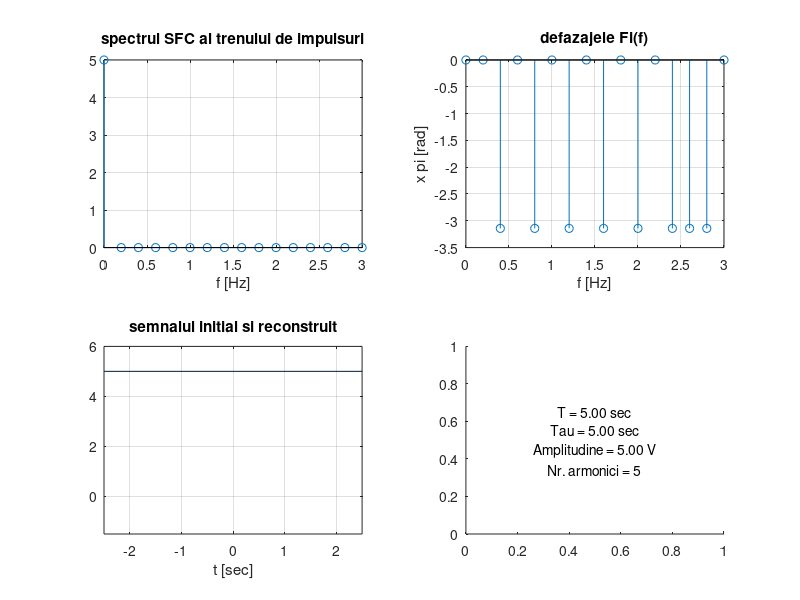

Recreate this plot in MATLAB.
%parametrii trenului de impulsuri
T = input('Setati perioada T [sec]: ');
tau = input('Setati durata impulsului tau [sec]: ');
Amplit = input('Setati amplitudinea A [V]: ');
Ni = input('Setati nr. de armonici N: ');
% Pasul de selectare a numarului de armonici
n=Ni;
% numarul de armonici pentru aproximarea finala
Nf=3*n;
w0=2*pi/T;
f0=1/T;
B=Nf+1;
% calculul parametrilor modelului spectral
A=zeros(1,B);phi=zeros(1,B);
for i=1:B,
  alf=(i-1)*w0*tau/2;
  alf=alf/pi;
  A(1,i)=abs(Amplit*tau*sinc(alf)/T);
  phi(1,i)=-angle(sinc(alf));
end;
%se calculeaza vectorul ind, necesar in reprezentarea grafica a spectrului
for i=1:B,
  ind(i)=(i-1)*f0;
end;
%reprezentarea spectrului SFC (numai pentru frecvente pozitive)
figure;
subplot(221);
stem(ind,A(1,:));
title('spectrul SFC al trenului de impulsuri');
xlabel('f [Hz]');
grid;
subplot(222);
stem(ind,phi(1,:));
title('defazajele Fi(f)');
xlabel('f [Hz]'); ylabel('x pi [rad]');
grid;
%generarea trenului de impulsuri si reprezentarea lui grafica
x1=zeros(1,((T*1000/2)-(tau*1000/2)));
x2=Amplit*ones(1,(tau*1000));
x3=zeros(1,((T*1000/2)-(tau*1000/2)));
x=[x1 x2 x3];
dt=0.001;t=[-T/2+dt:dt:T/2];
subplot(223);
h=plot(t,x); %set(h,'LineWidth',T);
axis([-T/2 T/2 -1.5 1.2*Amplit]);
grid;
hold on;
%calculul semnalelor deduse pe baza spectrului determinat
%se utilizeaza Ni, 2*Ni si 3*Ni armonici in spectru;
%aceste semnale se reprezinta pe un grafic comun
%cu cel al trenului de impulsuri
for j=Ni:n:Nf,
  xy=A(1)*ones(1,(T*1000));
  for i=1:j,
    xy=xy+2*A(1,i+1)*cos(i*w0*t+phi(1,i+1));
 end;
end;
plot(t,xy,'k');grid;
title('semnalul initial si reconstruit');
xlabel('t [sec]');
axis([-T/2 T/2 -1.5 1.2*Amplit]);grid;

subplot(224);
text(0.5, 0.5, sprintf('T = %0.2f sec\nTau = %0.2f sec\nAmplitudine = %0.2f V\nNr. armonici = %d', T, tau, Amplit, Ni), 'Units', 'normalized', 'HorizontalAlignment', 'center', 'VerticalAlignment', 'middle');

